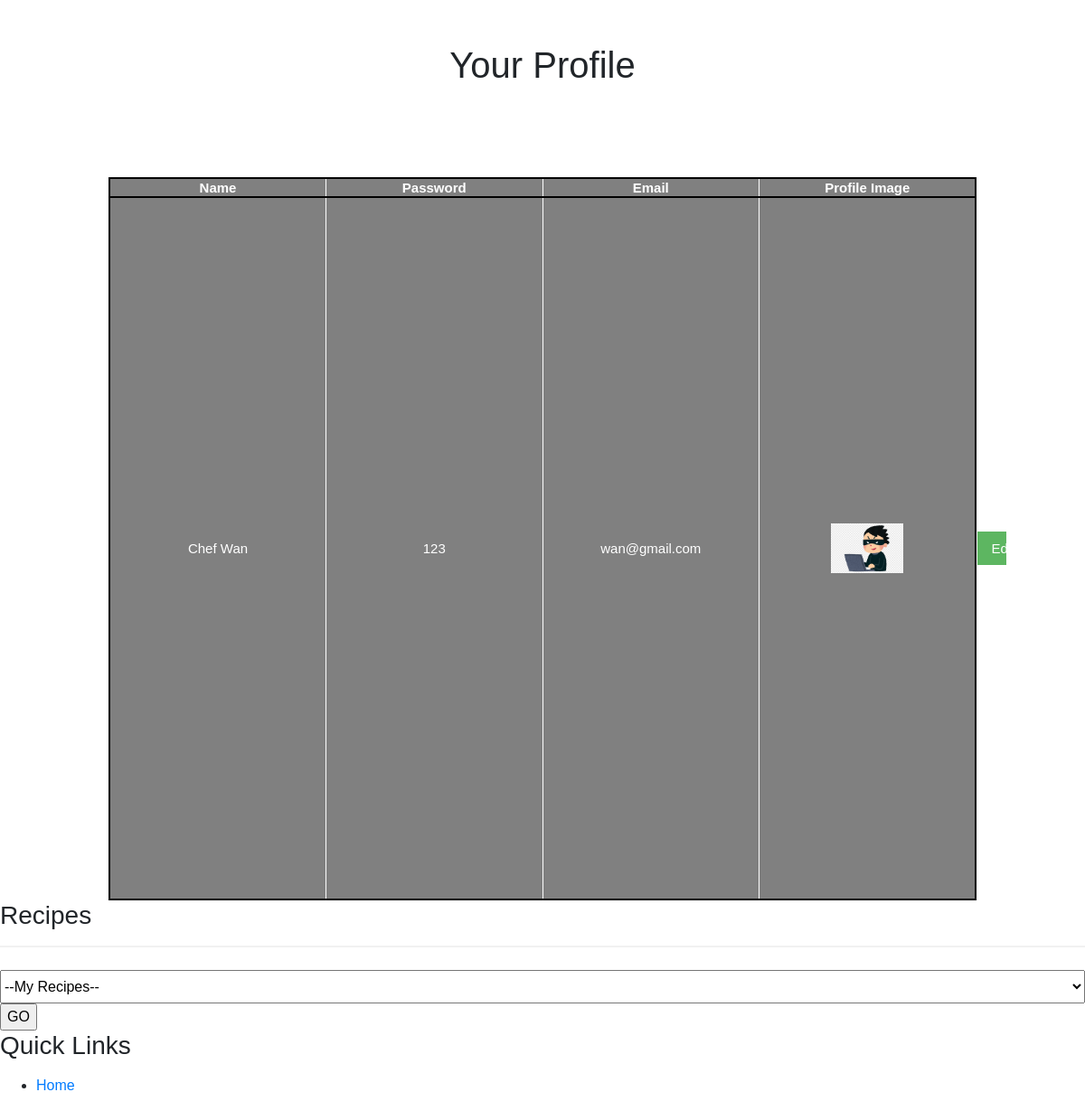
Page /Style/userprofile.php (signed in) on the committed database.
### tables this page shows
CREATE TABLE IF NOT EXISTS `chef` (
  `Chef_ID` int(11) NOT NULL AUTO_INCREMENT,
  `Chef_Name` varchar(50) NOT NULL,
  `Password` varchar(100) NOT NULL,
  `Email` varchar(50) NOT NULL,
  `Phone_Number` varchar(12) NOT NULL,
  `Profile_Image` text NOT NULL,
  PRIMARY KEY (`Chef_ID`)
);

### Style/userprofile.php (the view, shortened to what this page needs)
<?php
$conn = mysqli_connect('localhost','root','','dahmasak');
?>
<link rel="stylesheet" href="https://use.fontawesome.com/releases/v5.1.0/css/all.css"
>
          <link href="https://stackpath.bootstrapcdn.com/bootstrap/4.4.1/css/bootstrap.min.css" rel="stylesheet">
<link rel="stylesheet" href="style.css">
<body style="background:url(img/backgroundimage.jpg);background-repeat: no-repeat; background-size: 100% 100%">
<center>
    <h1>Your Profile</h1>
   <table border="1" style="text-align: center">
   <thead>
        <th>Name</th>
        <th>Password</th>
        <th>Email</th>
        <th>Profile Image</th>
   </thead>
   <?php
    $cid=$_SESSION['id'];
    $sql= "SELECT * FROM chef WHERE Chef_ID = $cid";
    $result = mysqli_query ($conn, $sql);
    while($rows= mysqli_fetch_array($result))
    {
        echo "<tr>";
        echo "<td>". $rows['Chef_Name']."</td>";
        echo "<td>". $rows['Password']."</td>";
        echo "<td>". $rows['Email']."</td>";
        echo "<td><img src=Image/".$rows['Profile_Image']." width='80'/></td>";
        echo "<td><a href='editchefprofile.php?id=".$rows['Chef_ID']."'><button>Edit</button></a></td>";
        echo "</tr>";
    }
 ?>
</table>
</center>
<?php
echo"<centre>";
echo"<h3>Recipes</h3>";
echo"<hr/>";
echo"<select>";
echo"<option>--My Recipes--</option>";
echo"</select>";
echo"<input type='submit' value='GO'>";
?>
<footer>
            <div id="left-footer">
                <h3>Quick Links</h3>
                <p>
                    <ul>
                        <li>
                            <a href="chefhomepage.php">Home</a>
                        </li>
                    </ul>
                </p>
            </div>
</body>

### Style/Style.css (style rules this page uses)
body { font-family: Arial, Helvetica, sans-serif; background-color:red; height:auto; }
* { box-sizing: border-box; }
button { background-color: #4CAF50; color: white; padding: 10px 16px; margin: 8px 0; border: none; cursor: pointer; width: 100%; opacity: 0.9; }
hr { border: 1px solid #f1f1f1; margin-bottom: 25px; }
table,td,tr,th { border:2px solid black; color:black; }
table { height:100%; }
select { overflow: auto; height:37px; width:100%; }

### Style/userprofile.php (style rules this page uses)
table, th, td { width:80%; margin:auto; border:1px solid white; border-collapse:collapse; text-align:center; font-size:15px; table-layout:fixed; background:grey; opacity:1; color: white; margin-top:100px; }

### rows in the picture
chef: Chef_Name "Chef Wan", Password "123", Email "wan@gmail.com", Profile_Image (picture)
